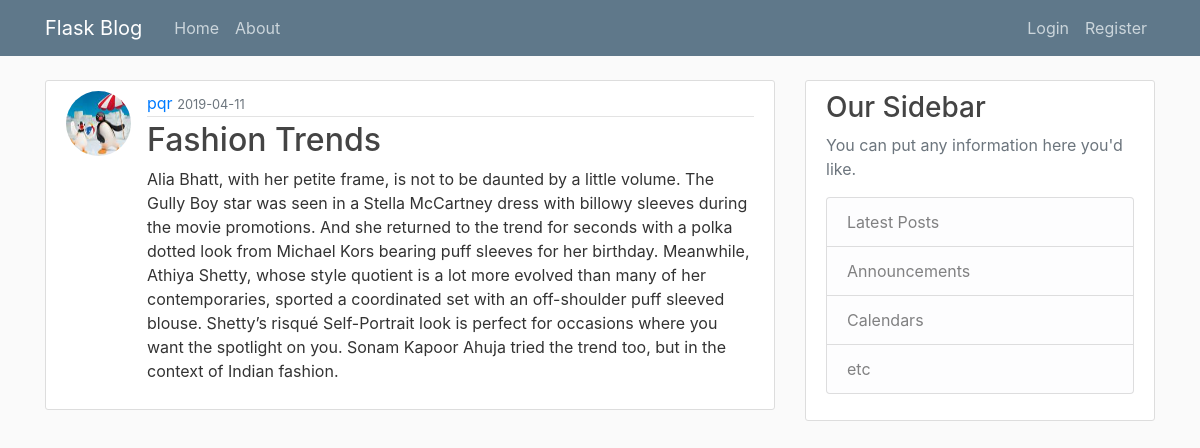
Screenshot of /post/8 with the database file from the repository.
### Flask_Blogs/models.py (models this page shows, shortened)
class User(db.Model, UserMixin):    #importing from both db.model and UserMixin
    id = db.Column(db.Integer, primary_key = True)
    username = db.Column(db.String(20), unique = True, nullable = False)
    email =  db.Column(db.String(120), unique = True, nullable = False)
    image_file =  db.Column(db.String(20), nullable = False, default= 'default.jpg')
    password =  db.Column(db.String(60), nullable = False)
    posts = db.relationship('Post' , backref = 'author', lazy = True)

class Post(db.Model, UserMixin):
    id = id = db.Column(db.Integer, primary_key = True)
    title =  db.Column(db.String(20), nullable = False)
    date_created = db.Column(db.DateTime, nullable = False , default = datetime.utcnow)
    content = db.Column(db.Text, nullable = False)
    user_id = db.Column(db.Integer, db.ForeignKey('user.id'), nullable = False)

### Flask_Blogs/posts/routes.py (the view)
@posts.route("/post/<int:post_id>")
def post(post_id):
    post = Post.query.get_or_404(post_id)
    return render_template('post.html', title = post.title, post = post)

### Flask_Blogs/templates/post.html (shortened to what this page needs)
{% extends "layout.html" %}
{% block content %}
        <article class="media content-section">
           <img class = "rounded-circle article-img" src="{{ url_for('static' , filename = 'profile_pics/' + post.author.image_file)}}" alt="profile picture">
          <div class="media-body">
            <div class="article-metadata">
              <a href="{{url_for('users.user_post', username = post.author.username)}}">{{ post.author.username }}</a>
              <small class="text-muted">{{ post.date_created.strftime('%Y-%m-%d') }}</small>
            </div>
            <h2 class = "article-title">{{ post.title }}</h2>
            <p class="article-content">{{ post.content }}</p>
          </div>
        </article>
{% endblock content %}

### Flask_Blogs/static/main.css (style rules this page uses)
body { background: #fafafa; color: #333333; margin-top: 5rem; }
h1, h2, h3, h4, h5, h6 { color: #444444; }
.content-section { background: #ffffff; padding: 10px 20px; border: 1px solid #dddddd; border-radius: 3px; margin-bottom: 20px; }
.article-title { color: #444444; }
.article-content { white-space: pre-line; }
.article-img { height: 65px; width: 65px; margin-right: 16px; }
.article-metadata { padding-bottom: 1px; margin-bottom: 4px; border-bottom: 1px solid #e3e3e3 }

### rows the page displays
User: image_file (picture), author.username "pqr"
Post: date_created "2019-04-11", title "Fashion Trends", content "Alia Bhatt, with her petite frame, is not to be daunted by a little volume. The Gully Boy star was seen in a Stella McCartney dress with billowy sleeves during the movie promotions. And she returned to the trend for seconds with a polka dotted look from Michael Kors bearing puff sleeves for her birthday. Meanwhile, Athiya Shetty, whose style quotient is a lot more evolved than many of her contemporaries, sported a coordinated set with an off-shoulder puff sleeved blouse. Shetty’s risqué Self-Portrait look is perfect for occasions where you want the spotlight on you. Sonam Kapoor Ahuja tried the trend too, but in the context of Indian fashion."
